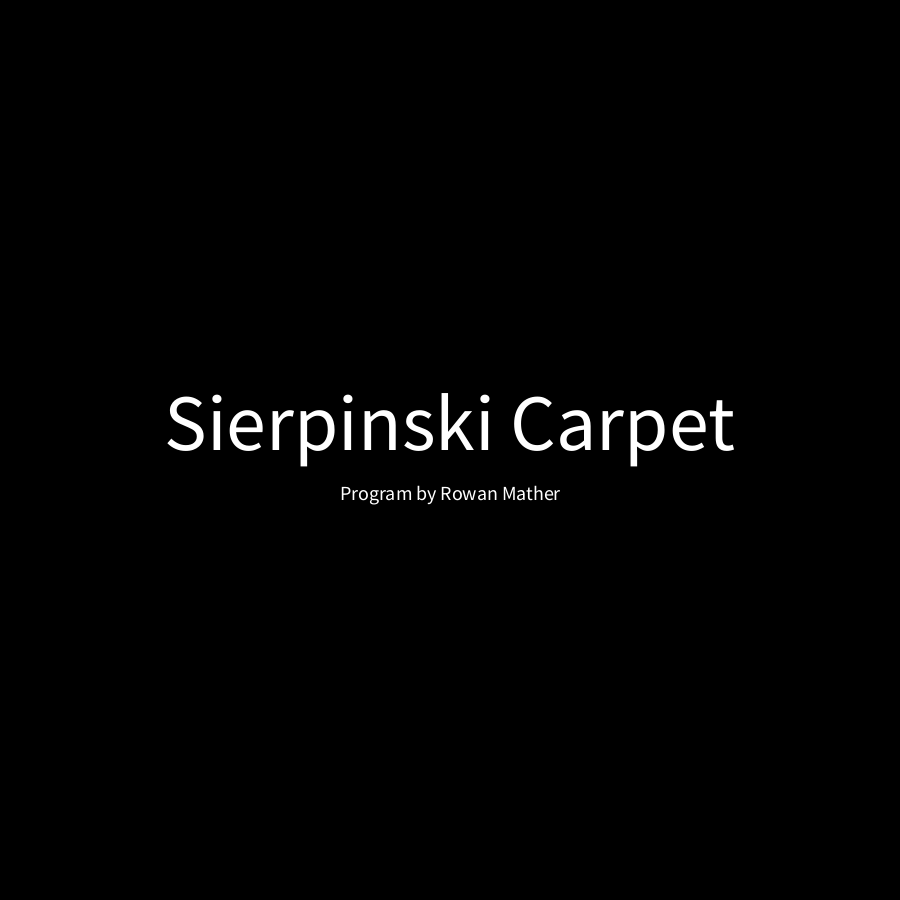
Frame 1 (no input)
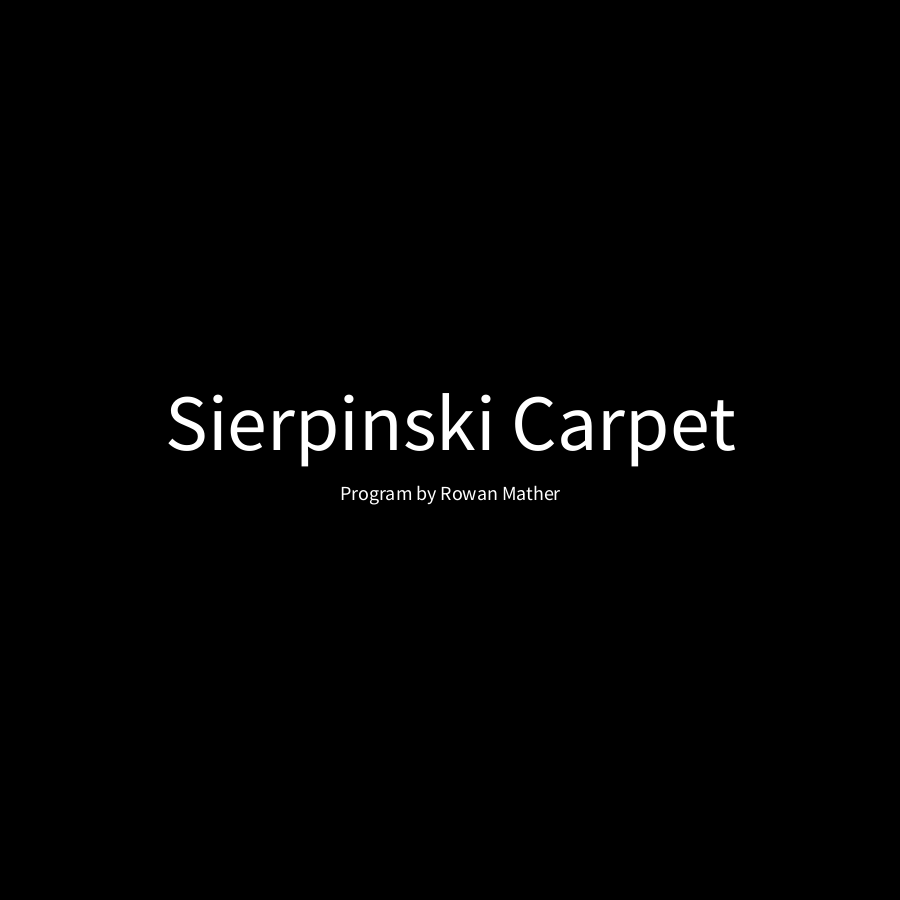
Frame 60 (the mouse pressed at the canvas centre just before this capture)
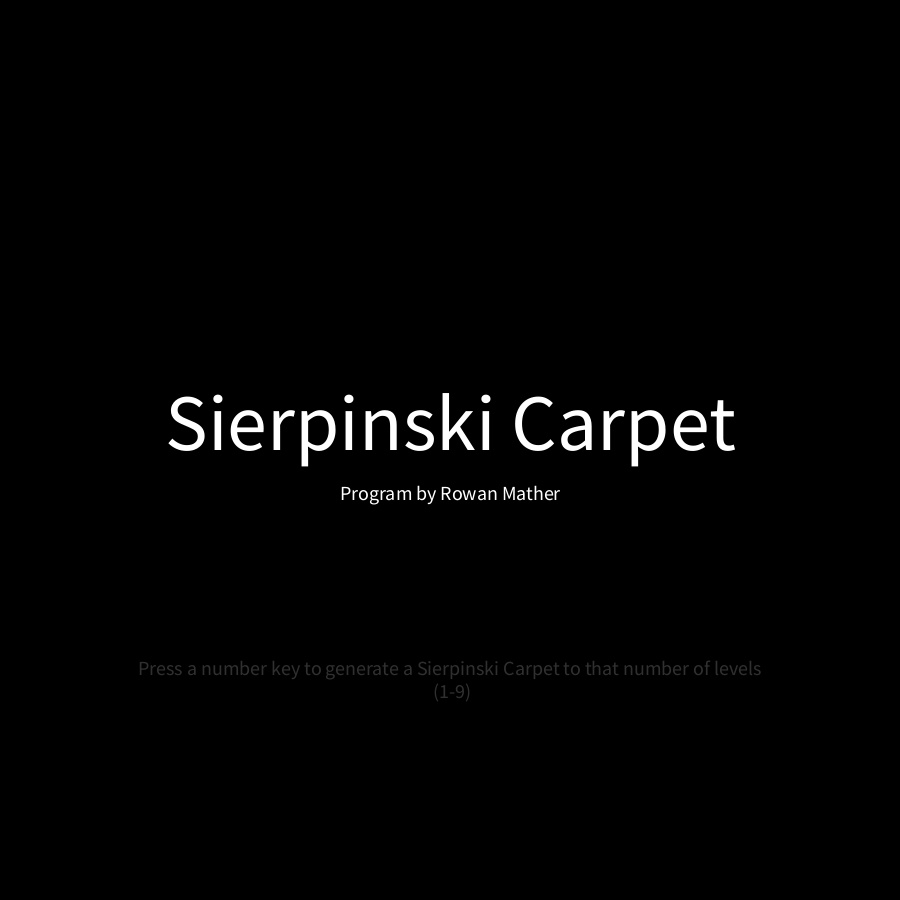
Frame 120 (the mouse held since frame 60 and released just before this capture)

The Processing sketch that drew these frames (run headless with seeded random() and noise(); from frame 60 on, the mouse is pressed at the canvas centre):

// Processing sketch: Sierpinski_Carpet
// ── Sierpinski_Carpet.pde
// Sierpinski Carpet
int level = 1;
int lvl = 0;
float blocks = 0;
float row = 0;
float divisions = 0;
boolean start = false;
int t = 0;
int gradient = 0;
String levelString = "";

void setup() {
  size(900, 900);
  rectMode(CENTER);
  background(0);
}

void draw() {
  int size = width;
  if (start == true) {
    fill(255);
    lvl = level-1;
    rectMode(CENTER);
    blocks = pow(9, lvl);
    row = blocks/pow(3, lvl);
    divisions = row*2;
    for (float j = 1; j < divisions; j += 2) {
      for (float i = 1; i < divisions; i += 2) {
        rect(size/divisions*i, size/divisions*j, size/pow(3, lvl+1), size/pow(3, lvl+1));
      }
    }
    level--;
    if (level < 1) {
      level = 1;
    }
  } else {
    background(0);
    textSize(size/11.25);
    fill(255);
    textAlign(CENTER);
    text("Sierpinski Carpet", size/2, size/2);
    textSize(size/45);
    fill(255);
    text("Program by Rowan Mather", size/2, size/2+50);
    if (floor(millis()/1000) > t+2) {
      if (gradient < 255) {
        gradient += 3;
      } else {
        gradient = 255;
      }
      fill(gradient);
      text("Press a number key to generate a Sierpinski Carpet to that number of levels\n (1-9)", size/2, size/4*3);
    }
  }
}

void keyPressed() {
  if (key == ' ') {
    start = false;
    t = floor(millis()/1000);
  }
  if ((key == '1') || (key == '2') || (key == '3') || (key == '4') || (key == '5') || (key == '6') || (key == '7') || (key == '8') || (key == '9') ||(key == '0')) {
    levelString = levelString + key;
    level = int(levelString);
    levelString = "";
    background(0);
    start = true;
  }
}
